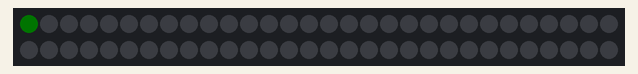
This sketch was run on a simulated Arduino Uno, built with avr-gcc and run on an emulated ATmega328P. On the bench: 60 RGB LEDs in strip order, left to right, continuing on the next row. Dim RGB values are drawn brighter than linear.

Above: at 0.15 s.
At 9.54 s:
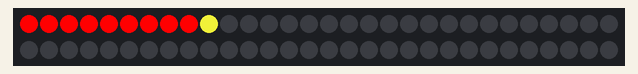
At 19.85 s:
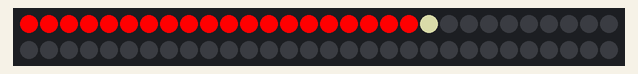
At 28.61 s:
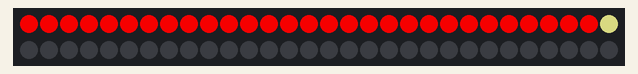
At 39.73 s:
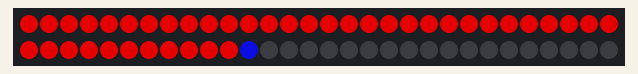

The sketch:

moon_light.ino
```cpp
#include <FastLED.h>
#define LED_PIN 2
#define NUM_LEDS 60

CRGB leds[NUM_LEDS];


void setup() {
  FastLED.addLeds<WS2812, LED_PIN, GRB>(leds, NUM_LEDS);
  FastLED.setMaxPowerInVoltsAndMilliamps(5, 500);
  FastLED.clear();
  FastLED.show();

}

void loop() {
  // Turn lights from green to blue from left to right   R G B
  for (int i = 0; i <= NUM_LEDS; i++) {
   for(int j=0;j<=255;j++){
    leds[i] = CRGB (j, j-255, 0-j);
    FastLED.show();
    delay(1);
  }
  }
}
```
